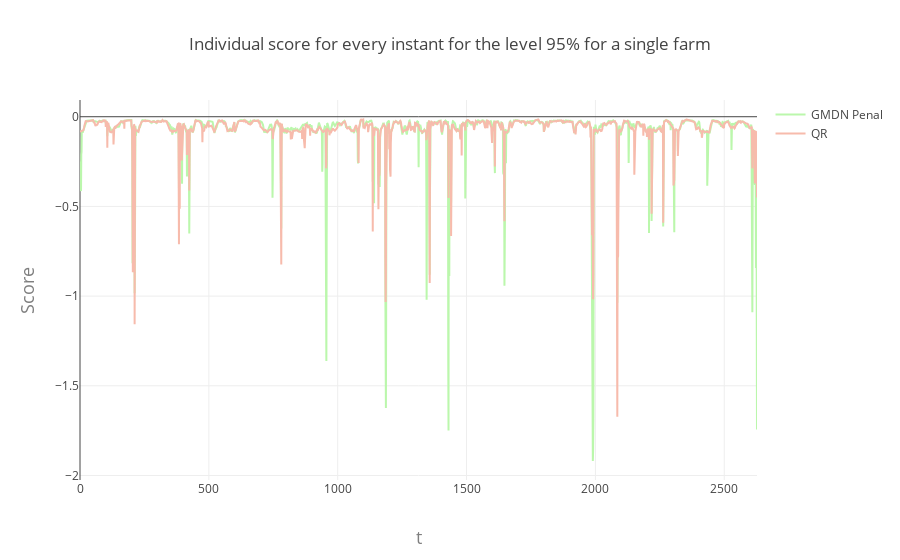

Source (notebook cell):
### Markdown cell above
The difference in terms of skill score between the benchmark and the GMDN approach is so small due to large outliers which inflate the value of the metric. This can be seen by plotting either the score for every individual sample or with a boxplot. Hereafter those are given for $\alpha = 0.05$ and for a given wind farm as example.

### Code cell
score_vec_pena = score_vec(Y_e[:,n_farm],L_alpha_e,U_alpha_e,alpha)
score_vec_QR = score_vec(Y_e[:,n_farm],Y_hat_Q1[:,n_farm],Y_hat_Q2[:,n_farm],alpha)

trace0 = go.Scatter(
    #x=evaluation.date,
    y=score_vec_pena,
    fill= None,
    mode='lines',
    line=dict(
        color='rgb(187, 247, 172)',
    
    ),
    name="GMDN Penal"
)
trace1 = go.Scatter(
    #x=evaluation.date,
    y=score_vec_QR,
    fill=None,
    mode='lines',
    line=dict(
        color='rgb(247, 187, 172)',
    ),
    name="QR"
)

layout = go.Layout(
    title='Individual score for every instant for the level ' +str(int(100*(1-alpha)))+'% for a single farm',
    xaxis=dict(
        title='t',
        titlefont=dict(
            size=18,
            color='#7f7f7f'
        )
    ),
    yaxis=dict(
        title='Score',
        titlefont=dict(
           # family='Courier New, monospace',
            size=18,
            color='#7f7f7f'
        )
    )
)
    
data = [trace0, trace1]
fig = go.Figure(data=data, layout=layout)
plotly.offline.iplot(fig)

### Figure 1 — Plotly figure (JSON) as saved in the notebook; plotly's stock layout.template omitted (floating-point values rounded to 4 significant figures; data arrays with more than 128 entries replaced by an {"elided": "..."} marker saying what was removed)
{"data": [{"fill": null, "line": {"color": "rgb(187, 247, 172)"}, "mode": "lines", "name": "GMDN Penal", "type": "scatter", "y": {"elided": "2628 float values"}}, {"fill": null, "line": {"color": "rgb(247, 187, 172)"}, "mode": "lines", "name": "QR", "type": "scatter", "y": {"elided": "2628 float values"}}], "layout": {"title": "Individual score for every instant for the level 95% for a single farm", "xaxis": {"title": "t", "titlefont": {"color": "#7f7f7f", "size": 18}}, "yaxis": {"title": "Score", "titlefont": {"color": "#7f7f7f", "size": 18}}}}
